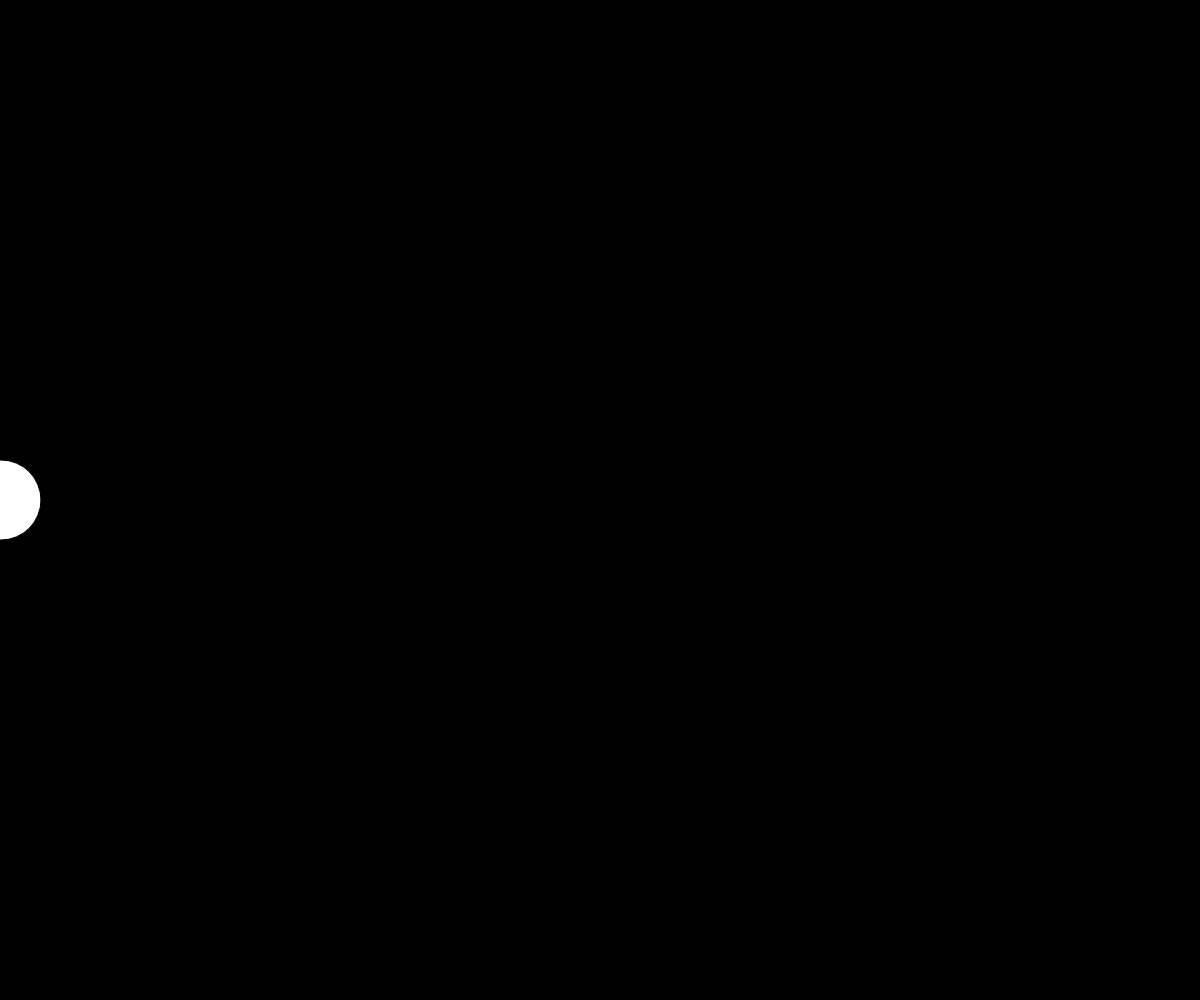
Frame 1 (no input)
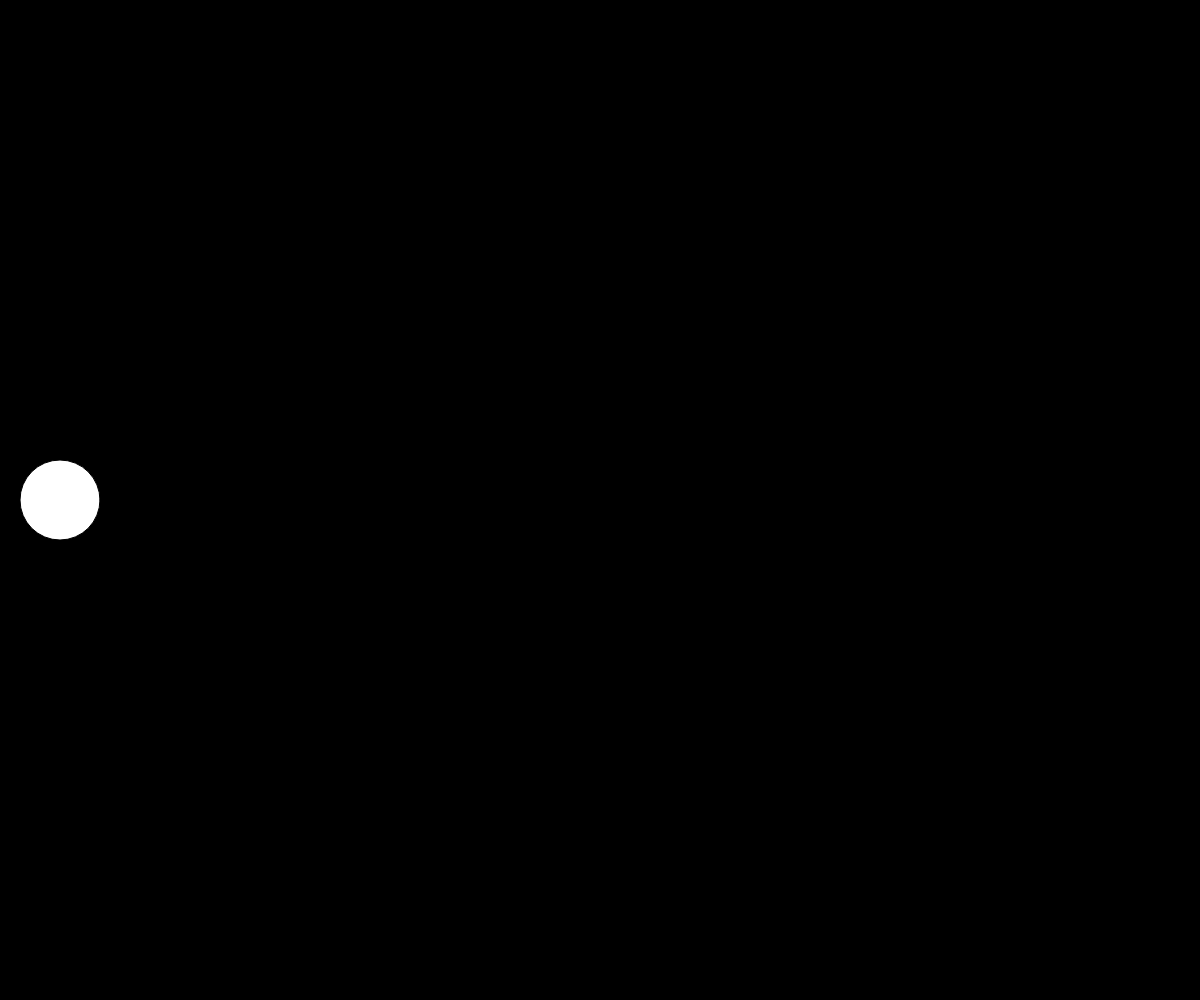
Frame 60 (no input)
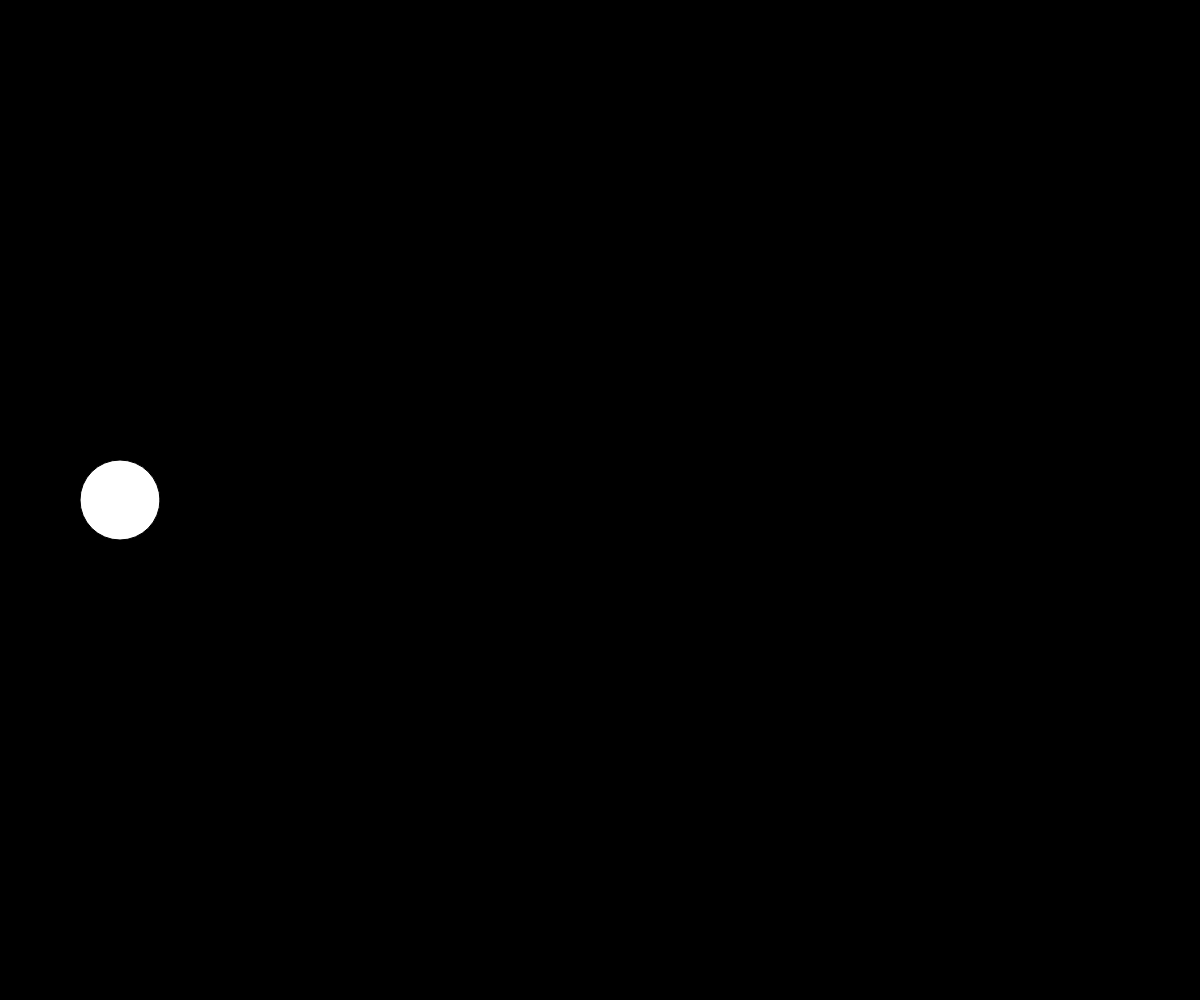
Frame 120 (the mouse pressed at the canvas centre since frame 60)

The p5.js sketch that drew these frames (run headless with seeded random() and noise() and a simulated clock; from frame 60 on, the mouse is pressed at the canvas centre):

// p5.js sketch
// ── sketch.js
var loc;
var velocity;

function setup(){
	createCanvas(windowWidth, windowHeight);
	loc = createVector(0, height/2);
	velocity = createVector(1, 0);
}

function draw(){
	background(0);

	//random velocity
	//velocity = createVector(random(-1, 1), random(-1, 1));
	//velocity = createVector(1, -1 + noise(frameCount * 0.1) * 2);

	loc.add(velocity);

	ellipse(loc.x, loc.y, 80, 80);

}
